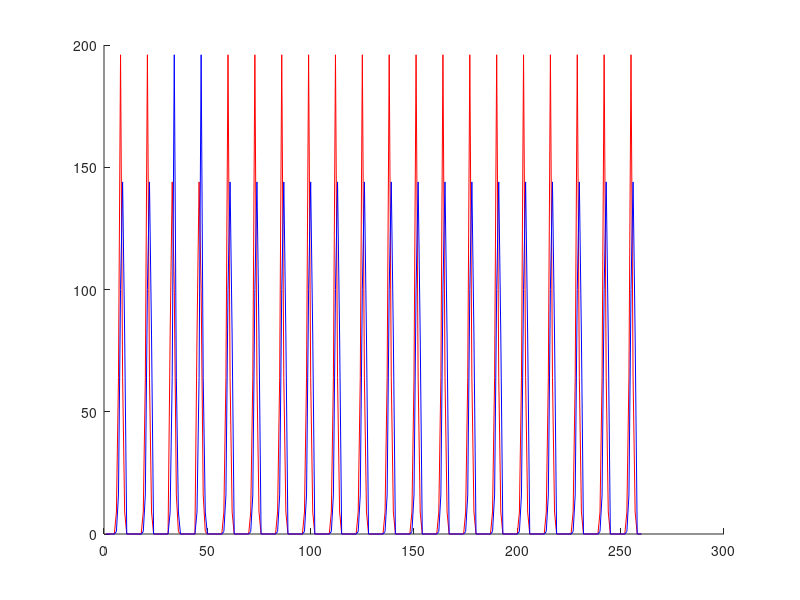

This chart was generated by the following MATLAB code:
W=3 ;%Word size
Z=10; %Zero padding (must be even)
N=20; %Number of words
xt=zeros((W+Z)*N);
x=xt(1,:);

for i= 1:N  
x((W+Z)*(i-1)+1+Z/2:(W+Z)*(i-1)+Z/2+W)=1:W;
i=i+1;
end

for i= 3:4  
x((W+Z)*(i-1)+1+Z/2:(W+Z)*(i-1)+Z/2+W)=[3 2 1];
i=i+1;
end

y=1:(W+Z)*N;
y2=1:(W+Z)*N;
yb=1:(W+Z)*N;
y2b=1:(W+Z)*N;
h1=[3 2 1];
h2=[1 2 3];


y=filter(h1,1,x);
y2=filter(h2,1,x);
figure(1)
hold on
plot(y.^2,'r')
plot(y2.^2,'b')
hold off